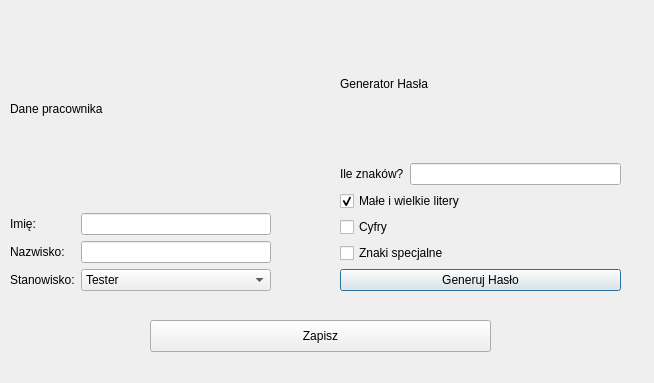
<?xml version="1.0" encoding="UTF-8"?>
<ui version="4.0">
 <class>Dialog</class>
 <widget class="QDialog" name="Dialog">
  <property name="geometry">
   <rect>
    <x>0</x>
    <y>0</y>
    <width>654</width>
    <height>383</height>
   </rect>
  </property>
  <property name="windowTitle">
   <string>Dialog</string>
  </property>
  <widget class="QWidget" name="gridLayoutWidget">
   <property name="geometry">
    <rect>
     <x>10</x>
     <y>10</y>
     <width>261</width>
     <height>281</height>
    </rect>
   </property>
   <layout class="QGridLayout" name="gridLayout">
    <item row="2" column="0">
     <widget class="QLabel" name="label_5">
      <property name="text">
       <string>Nazwisko:</string>
      </property>
     </widget>
    </item>
    <item row="1" column="0">
     <widget class="QLabel" name="label_4">
      <property name="text">
       <string>Imię:</string>
      </property>
     </widget>
    </item>
    <item row="3" column="0">
     <widget class="QLabel" name="label_6">
      <property name="text">
       <string>Stanowisko:</string>
      </property>
     </widget>
    </item>
    <item row="1" column="1">
     <widget class="QLineEdit" name="name"/>
    </item>
    <item row="2" column="1">
     <widget class="QLineEdit" name="surname"/>
    </item>
    <item row="3" column="1">
     <widget class="QComboBox" name="status">
      <item>
       <property name="text">
        <string>Tester</string>
       </property>
      </item>
      <item>
       <property name="text">
        <string>Kierownik</string>
       </property>
      </item>
      <item>
       <property name="text">
        <string>Starszy Programista</string>
       </property>
      </item>
      <item>
       <property name="text">
        <string>Młodszy Programista</string>
       </property>
      </item>
     </widget>
    </item>
    <item row="0" column="0" colspan="2">
     <widget class="QLabel" name="label">
      <property name="text">
       <string>Dane pracownika</string>
      </property>
     </widget>
    </item>
   </layout>
  </widget>
  <widget class="QWidget" name="gridLayoutWidget_2">
   <property name="geometry">
    <rect>
     <x>340</x>
     <y>10</y>
     <width>281</width>
     <height>281</height>
    </rect>
   </property>
   <layout class="QGridLayout" name="gridLayout_2">
    <item row="1" column="0">
     <widget class="QLabel" name="label_3">
      <property name="text">
       <string>Ile znaków?</string>
      </property>
     </widget>
    </item>
    <item row="1" column="1">
     <widget class="QLineEdit" name="numberOf"/>
    </item>
    <item row="0" column="0" colspan="2">
     <widget class="QLabel" name="label_2">
      <property name="text">
       <string>Generator Hasła</string>
      </property>
     </widget>
    </item>
    <item row="2" column="0" colspan="2">
     <widget class="QCheckBox" name="bigSmall">
      <property name="text">
       <string>Małe i wielkie litery</string>
      </property>
      <property name="checked">
       <bool>true</bool>
      </property>
     </widget>
    </item>
    <item row="3" column="0" colspan="2">
     <widget class="QCheckBox" name="numbers">
      <property name="text">
       <string>Cyfry</string>
      </property>
     </widget>
    </item>
    <item row="4" column="0" colspan="2">
     <widget class="QCheckBox" name="special">
      <property name="text">
       <string>Znaki specjalne</string>
      </property>
     </widget>
    </item>
    <item row="5" column="0" colspan="2">
     <widget class="QPushButton" name="generate">
      <property name="text">
       <string>Generuj Hasło</string>
      </property>
     </widget>
    </item>
   </layout>
  </widget>
  <widget class="QPushButton" name="save">
   <property name="geometry">
    <rect>
     <x>150</x>
     <y>320</y>
     <width>341</width>
     <height>32</height>
    </rect>
   </property>
   <property name="text">
    <string>Zapisz</string>
   </property>
  </widget>
 </widget>
 <resources/>
 <connections/>
</ui>
